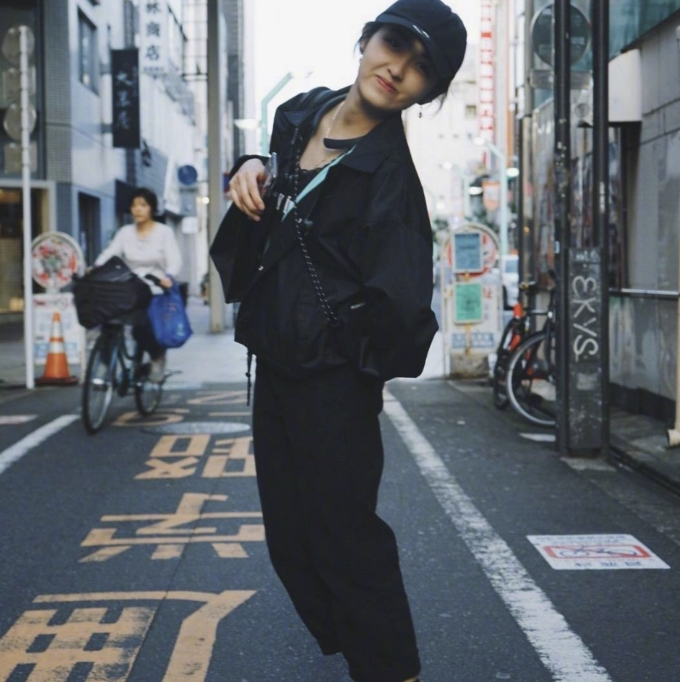
//> input picture figure/2.jpg, 680 x 682 px
$ ./f   (built with g++ and OpenCV 4)
//> lines starting //> are read from the running program, lines starting //| are printed output that depends on the picture
#include <opencv2/opencv.hpp>
#include <iostream>

using namespace cv;
using namespace std;

int removeFrequnce(cv::Mat src);
int dftDemo(cv::Mat src);
int ifftDemo(cv::Mat srcMat);
int mouseROI(cv::Mat src);


void on_mouse(int EVENT, int x, int y, int flags, void* userdata);
int selectPolygon(cv::Mat srcMat,cv::Mat &dstMat);
int calcVisibalMag(cv::Mat srcMat,cv::Mat & dstMat);
int calcVisbalDft(cv::Mat srcMat, cv::Mat & magMat,cv::Mat & ph,double & normVal);
int calcDft2Image(cv::Mat magMat,cv::Mat ph,double normVal, cv::Mat &dstMat);

std::vector<Point>  mousePoints;
Point points;
/******************************************************************************************************************************
														傅里叶变换demo（主函数）
*****************************************************************************************************************************/

// [20 lines left out: function dftDemo, not called in this run]

/*******************************************
1.输入一张图片，计算其可视化的幅值谱
2.再幅值谱图上，通过鼠标选择需要去除的频率
3.去除被选择的信号，然后复原图像
**********************************************/
int removeFrequnce(cv::Mat src)
{
	//cv::Mat srcMat = imread("../testImages\\rose.jpg", 0);
    cv::Mat srcMat = src;
	cv::Mat magMat;
	cv::Mat phMat;
	cv::Mat maskMat;
	double normVal;

	if (srcMat.empty()) {
		std::cout << "failed to read image!:" << std::endl;
		return -1;
	}

	//输出可视化的mag，以及相位谱，以及归一化系数
	calcVisbalDft(srcMat, magMat, phMat, normVal);

	//在幅值谱上，通过鼠标选择，需要去掉的频率
	selectPolygon(magMat, maskMat);

	//逆变换


	return 0;
}


/***************************************鼠标响应函数*******************************************/
// [20 lines left out: function on_mouse, not called in this run]


int selectPolygon(cv::Mat srcMat, cv::Mat &dstMat)
{

	vector<vector<Point>> contours;
	cv::Mat selectMat;

	cv::Mat m = cv::Mat::zeros(srcMat.size(), CV_32F);

	m = 1;

	if (!srcMat.empty()) {
		srcMat.copyTo(selectMat);
		srcMat.copyTo(dstMat);
	}
	else {
		std::cout << "failed to read image!:" << std::endl;
		return -1;
	}

	namedWindow("mouseCallback");
	imshow("mouseCallback", selectMat);
	setMouseCallback("mouseCallback", on_mouse, &selectMat);
	waitKey(0);
	destroyAllWindows();
	//计算roi
	contours.push_back(mousePoints);
	if (contours[0].size() < 3) {
		std::cout << "failed to read image!:" << std::endl;
		return -1;
	}

	drawContours(m, contours, 0, Scalar(0), -1);

	m.copyTo(dstMat);

	return 0;
}


/***********输入一张图片，输出其傅里叶变换后的可视化的幅值谱********************/
// [129 lines left out: function calcVisibalMag, not called in this run]


//输入一张图片，输出其傅里叶变换后的可视化的幅值谱
//同时输出相位谱，和还原归一化时的系数，即最大值
int calcVisbalDft(cv::Mat srcMat, cv::Mat & magMat, cv::Mat & ph, double & normVal)
{
	cv::Mat dst;
	cv::Mat src = srcMat;

	int m = getOptimalDFTSize(src.rows); //2,3,5的倍数有更高效率的傅里叶变换
//> m = 720
	int n = getOptimalDFTSize(src.cols);
//> n = 720
	Mat padded;
	//把灰度图像放在左上角,在右边和下边扩展图像,扩展部分填充为0;
	copyMakeBorder(src, padded, 0, m - src.rows, 0, n - src.cols, BORDER_CONSTANT, Scalar::all(0));
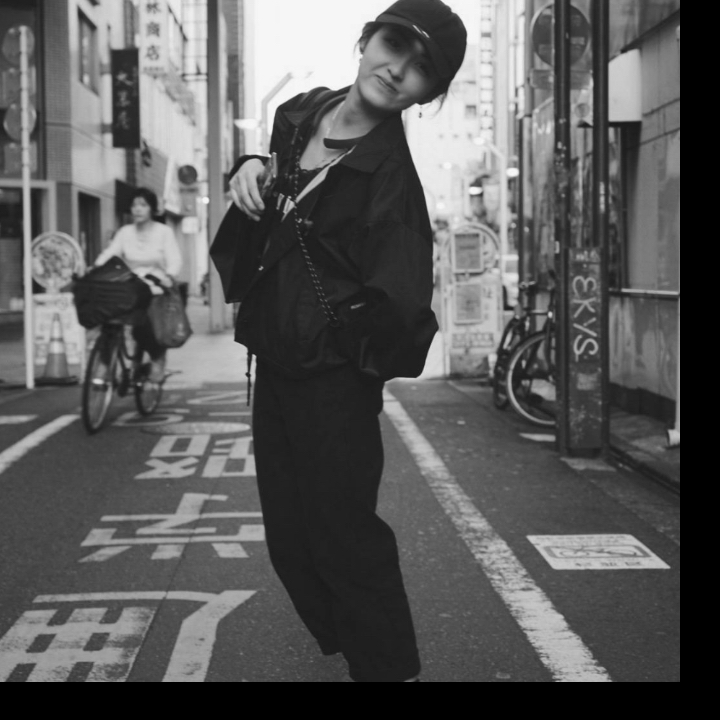
//> padded: 720 rows x 720 cols, CV_8UC1; min 0, max 248, mean 91
	//planes[0]为dft变换的实部，planes[1]为虚部，ph为相位， plane_true=mag为幅值
	Mat planes[] = { Mat_<float>(padded), Mat::zeros(padded.size(), CV_32F) };
//> planes[1]: 720 rows x 720 cols, CV_32FC1; every value is 0
	Mat planes_true = Mat_<float>(padded);

	//保存相位（Mat_代表确定了数据类型，访问元素时不需要再指定元素类型）
	ph = Mat_<float>(padded);

	Mat complexImg;
	//多通道complexImg既有实部又有虚部

	merge(planes, 2, complexImg);
	//对上边合成的mat进行傅里叶变换,***支持原地操作***,傅里叶变换结果为复数.通道1存的是实部,通道二存的是虚部
	dft(complexImg, complexImg);
	//把变换后的结果分割到两个mat,一个实部,一个虚部,方便后续操作
	split(complexImg, planes);

	//---------------此部分目的为更好地显示幅值---后续恢复原图时反着再处理一遍-------------------------
	magnitude(planes[0], planes[1], planes_true);//幅度谱mag
	phase(planes[0], planes[1], ph);//相位谱ph
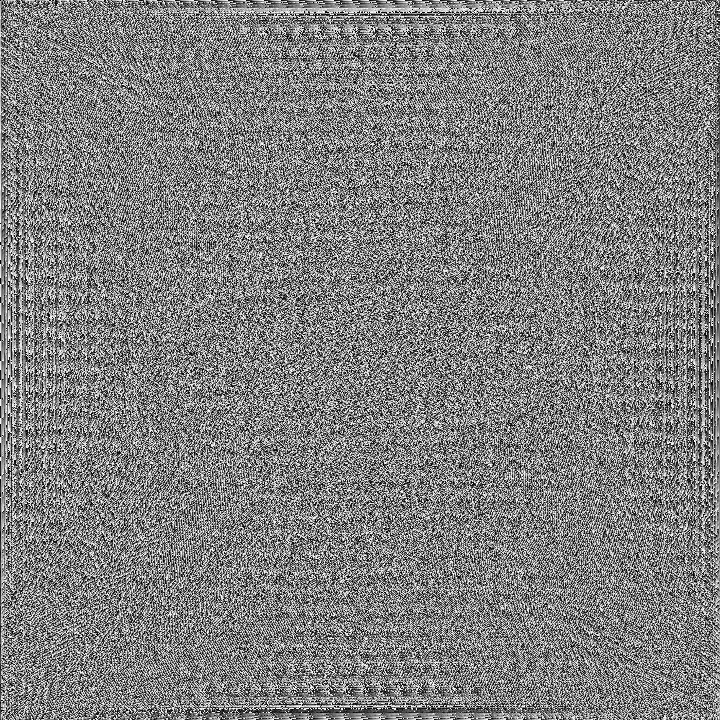
//> ph: 720 rows x 720 cols, CV_32FC1; min 0, max 6.28, mean 3.14; drawn with min black and max white
	Mat A = planes[0];
	Mat B = planes[1];
	Mat mag = planes_true;

	mag += Scalar::all(1);//对幅值加1
						  //计算出的幅值一般很大，达到10^4,通常没有办法在图像中显示出来，需要对其进行log求解。
	log(mag, mag);

	//取矩阵中的最大值，便于后续还原时去归一化
	minMaxLoc(mag, 0, &normVal, 0, 0);
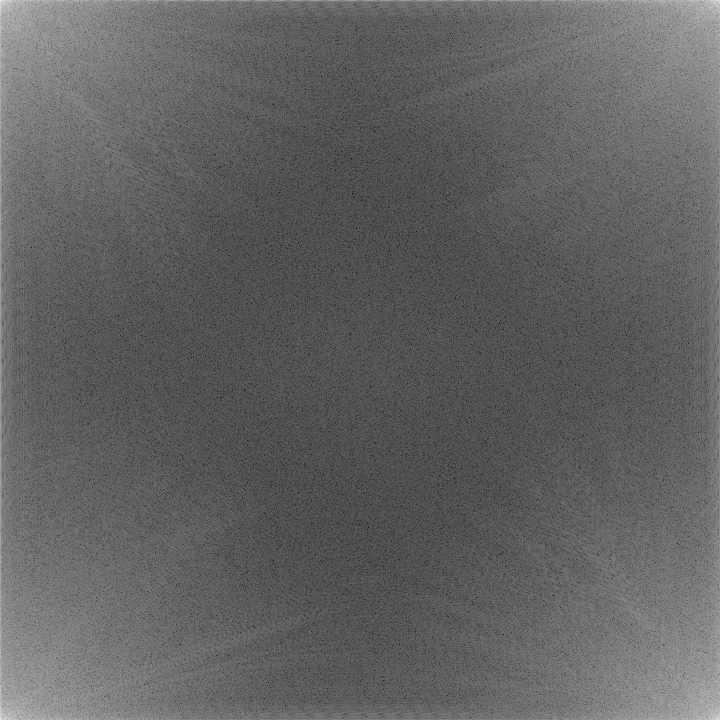
//> mag: 720 rows x 720 cols, CV_32FC1; min 0.749, max 17.67, mean 7.28; drawn with min black and max white
//> normVal = 17.67

	//修剪频谱,如果图像的行或者列是奇数的话,那其频谱是不对称的,因此要修剪
	mag = mag(Rect(0, 0, mag.cols & -2, mag.rows & -2));
	ph = ph(Rect(0, 0, mag.cols & -2, mag.rows & -2));
	Mat _magI = mag.clone();
	//将幅度归一化到可显示范围。
	normalize(_magI, _magI, 0, 1, NORM_MINMAX);
	//imshow("before rearrange", _magI);

	//显示规则频谱图
	int cx = mag.cols / 2;
//> cx = 360
	int cy = mag.rows / 2;
//> cy = 360

	//这里是以中心为标准，把mag图像分成四部分
	Mat tmp;
	Mat q0(mag, Rect(0, 0, cx, cy));
	Mat q1(mag, Rect(cx, 0, cx, cy));
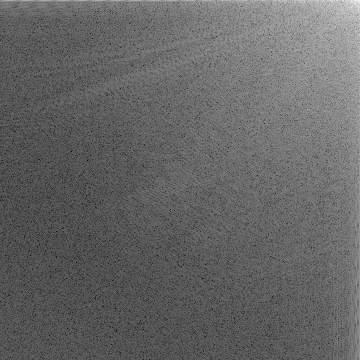
//> q1: 360 rows x 360 cols, CV_32FC1; min 1.5, max 15.96, mean 7.28; drawn with min black and max white
	Mat q2(mag, Rect(0, cy, cx, cy));
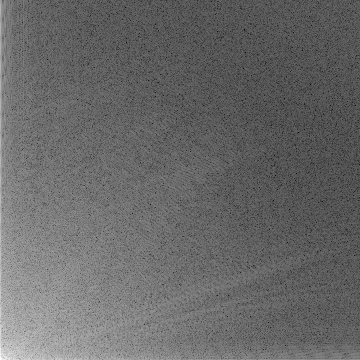
//> q2: 360 rows x 360 cols, CV_32FC1; min 1.5, max 15.56, mean 7.28; drawn with min black and max white
	Mat q3(mag, Rect(cx, cy, cx, cy));
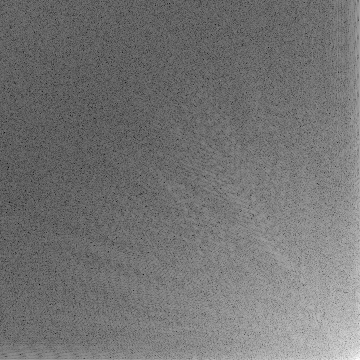
//> q3: 360 rows x 360 cols, CV_32FC1; min 0.749, max 15.03, mean 7.26; drawn with min black and max white
	q0.copyTo(tmp);
	q3.copyTo(q0);
	tmp.copyTo(q3);
	q1.copyTo(tmp);
	q2.copyTo(q1);
	tmp.copyTo(q2);
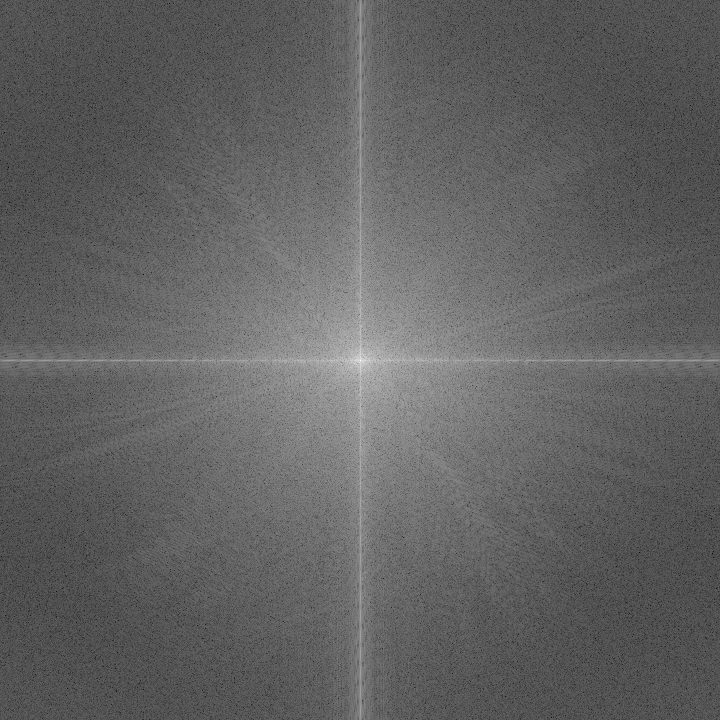
//> mag: 720 rows x 720 cols, CV_32FC1; min 0.749, max 17.67, mean 7.28; drawn with min black and max white

	normalize(mag, mag, 0, 1, NORM_MINMAX);
	mag = mag * 255;

	return 0;
}

// [194 lines left out: functions calcDft2Image, mouseROI, ifftDemo, not called in this run]


int main()
{
    cv::Mat srcMat = imread("/Users/sum_young/private_code/CV/figure/2.jpg", 0);
    cv::imshow("src", srcMat);
    removeFrequnce(srcMat);
//> in removeFrequnce, `calcVisbalDft(srcMat, magMat, phMat, normVal);`: normVal = 17.67
    return 0;
}

$ run again, with figure/41.jpg copied over figure/2.jpg
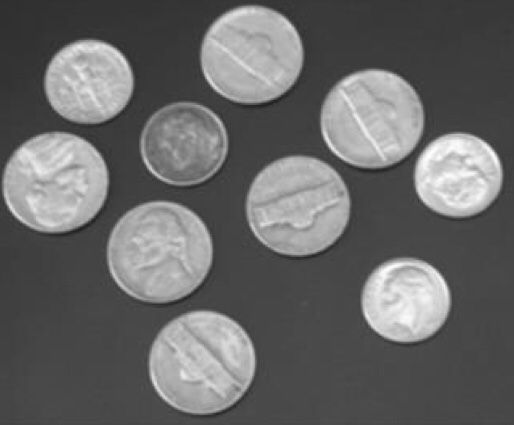
//> input picture figure/41.jpg, 514 x 425 px
//> srcMat is the input picture: 425 rows x 514 cols, CV_8UC1; min 28, max 255, mean 104.1
//> in calcVisbalDft, `minMaxLoc(mag, 0, &normVal, 0, 0);`:
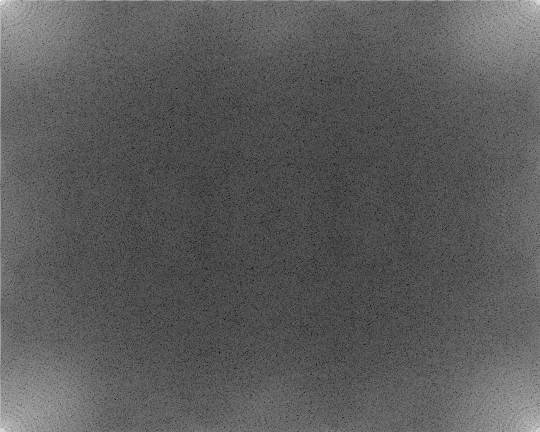
//> mag: 432 rows x 540 cols, CV_32FC1; min 0.517, max 16.94, mean 6.4; drawn with min black and max white
//> in calcVisbalDft, `minMaxLoc(mag, 0, &normVal, 0, 0);`: normVal = 16.94
//> in calcVisbalDft, `tmp.copyTo(q2);`:
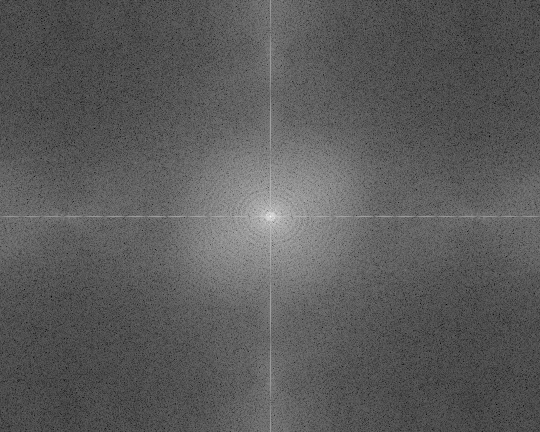
//> mag: 432 rows x 540 cols, CV_32FC1; min 0.517, max 16.94, mean 6.4; drawn with min black and max white

$ run again, with figure/42.jpg copied over figure/2.jpg
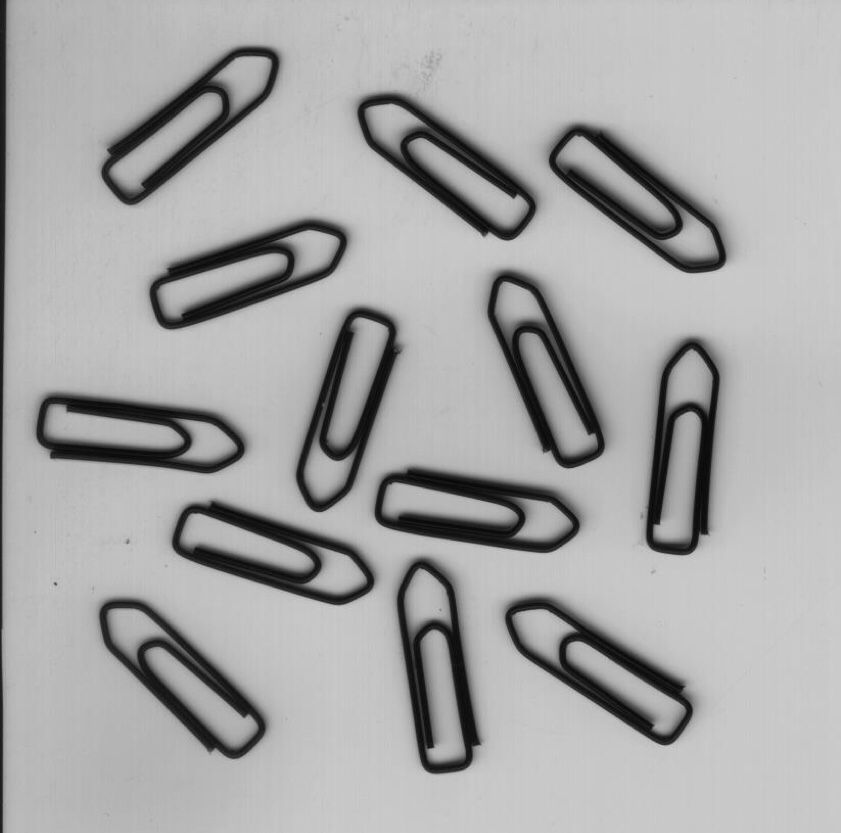
//> input picture figure/42.jpg, 841 x 833 px
//> srcMat is the input picture: 833 rows x 841 cols, CV_8UC1; min 0, max 209, mean 166.5
//> in calcVisbalDft, `minMaxLoc(mag, 0, &normVal, 0, 0);`: normVal = 18.57
//> in calcVisbalDft, `tmp.copyTo(q2);`:
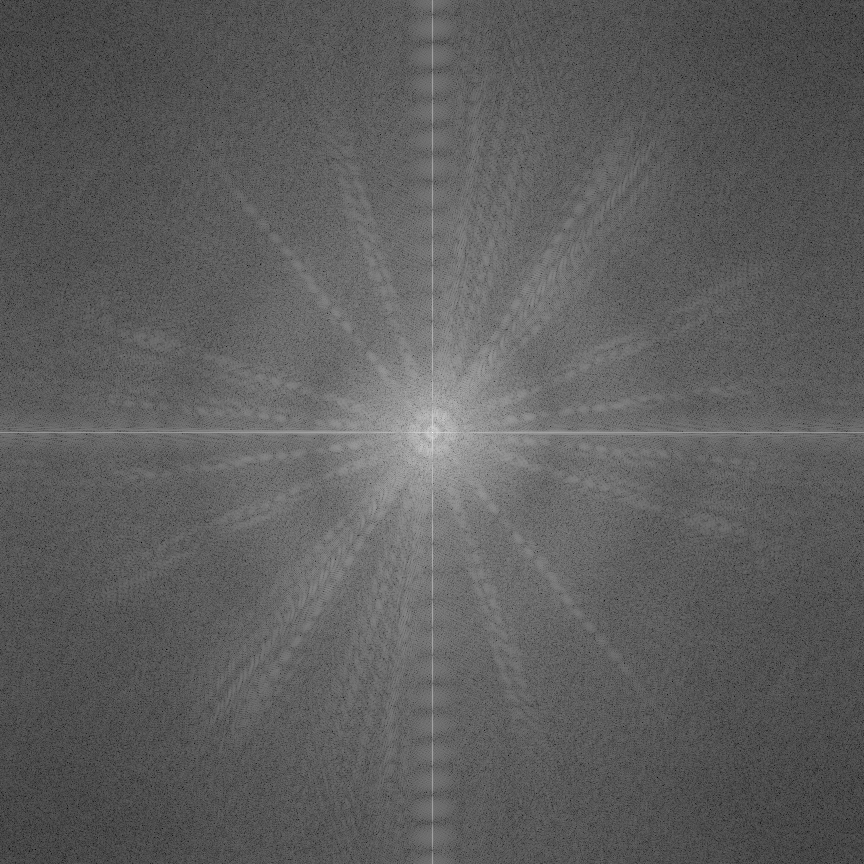
//> mag: 864 rows x 864 cols, CV_32FC1; min 0.862, max 18.57, mean 7.4; drawn with min black and max white
